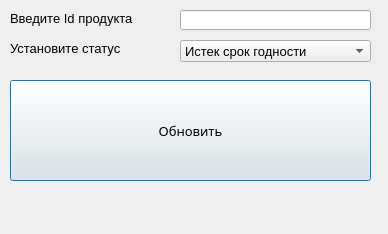
<?xml version="1.0" encoding="UTF-8"?>
<ui version="4.0">
 <class>UpdateItem</class>
 <widget class="QDialog" name="UpdateItem">
  <property name="windowModality">
   <enum>Qt::WindowModal</enum>
  </property>
  <property name="geometry">
   <rect>
    <x>0</x>
    <y>0</y>
    <width>388</width>
    <height>234</height>
   </rect>
  </property>
  <property name="windowTitle">
   <string>Update Any Item</string>
  </property>
  <widget class="QLineEdit" name="txtId">
   <property name="geometry">
    <rect>
     <x>180</x>
     <y>10</y>
     <width>191</width>
     <height>20</height>
    </rect>
   </property>
   <property name="font">
    <font>
     <pointsize>10</pointsize>
    </font>
   </property>
  </widget>
  <widget class="QLabel" name="label_2">
   <property name="geometry">
    <rect>
     <x>10</x>
     <y>40</y>
     <width>151</width>
     <height>16</height>
    </rect>
   </property>
   <property name="font">
    <font>
     <pointsize>10</pointsize>
    </font>
   </property>
   <property name="text">
    <string>Установите статус</string>
   </property>
  </widget>
  <widget class="QComboBox" name="cmbStatus">
   <property name="geometry">
    <rect>
     <x>180</x>
     <y>40</y>
     <width>191</width>
     <height>22</height>
    </rect>
   </property>
   <property name="font">
    <font>
     <pointsize>10</pointsize>
    </font>
   </property>
   <item>
    <property name="text">
     <string>Истек срок годности</string>
    </property>
   </item>
   <item>
    <property name="text">
     <string>Доступен</string>
    </property>
   </item>
   <item>
    <property name="text">
     <string>Возвращен</string>
    </property>
   </item>
   <item>
    <property name="text">
     <string>Продан</string>
    </property>
   </item>
   <item>
    <property name="text">
     <string>Брак</string>
    </property>
   </item>
  </widget>
  <widget class="QLabel" name="label">
   <property name="geometry">
    <rect>
     <x>10</x>
     <y>10</y>
     <width>161</width>
     <height>16</height>
    </rect>
   </property>
   <property name="font">
    <font>
     <pointsize>10</pointsize>
    </font>
   </property>
   <property name="text">
    <string>Введите Id продукта</string>
   </property>
  </widget>
  <widget class="QPushButton" name="pushButton">
   <property name="geometry">
    <rect>
     <x>10</x>
     <y>80</y>
     <width>361</width>
     <height>101</height>
    </rect>
   </property>
   <property name="font">
    <font>
     <family>Arial Black</family>
     <pointsize>10</pointsize>
    </font>
   </property>
   <property name="text">
    <string>Обновить</string>
   </property>
  </widget>
  <widget class="QLabel" name="lblInfo">
   <property name="geometry">
    <rect>
     <x>10</x>
     <y>190</y>
     <width>361</width>
     <height>31</height>
    </rect>
   </property>
   <property name="text">
    <string/>
   </property>
  </widget>
 </widget>
 <resources/>
 <connections/>
</ui>
